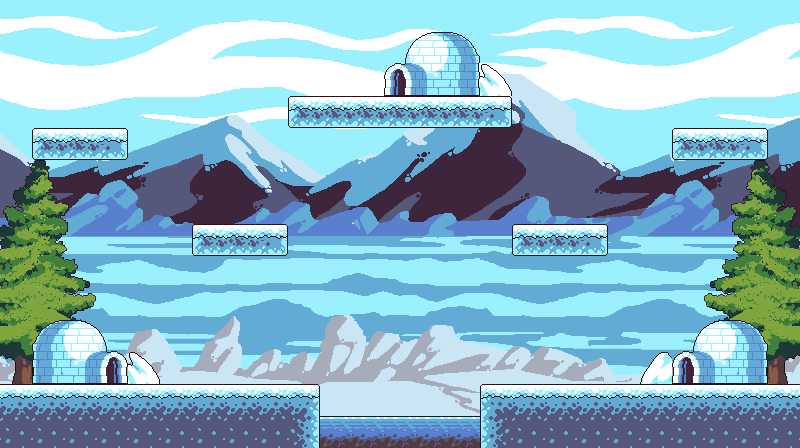

Tiled map render using the project's own tile images. Description and the map definition, with tile-layer contents summarised, below:
An orthogonal 25x14 tile map with 32x32 px tiles, 7 tile layers (Background, Back Accessories, Middle Accessories, Front Accessories, ...), 26 tilesets.

<map version="1.9" tiledversion="1.9.2" orientation="orthogonal" renderorder="right-down" width="25" height="14" tilewidth="32" tileheight="32" infinite="0" nextlayerid="8" nextobjectid="1">
 <tileset firstgid="1" source="../Tiles/Background.tsx" />
 <tileset firstgid="181" source="../Tiles/no-rock.tsx" />
 <tileset firstgid="182" source="../Tiles/no-rock-1.tsx" />
 <tileset firstgid="183" source="../Tiles/middle-layer.tsx" />
 <tileset firstgid="198" source="../Tiles/right-middle.tsx" />
 <tileset firstgid="201" source="../Tiles/middle-layer-2.tsx" />
 <tileset firstgid="216" source="../Tiles/middle-transition.tsx" />
 <tileset firstgid="228" source="../Tiles/middle-transition-no-rock.tsx" />
 <tileset firstgid="240" source="../Tiles/rock-layer.tsx" />
 <tileset firstgid="255" source="../Tiles/right-rock-layer.tsx" />
 <tileset firstgid="258" source="../Tiles/grey-rock.tsx" />
 <tileset firstgid="273" source="../Tiles/right-rock-bottom.tsx" />
 <tileset firstgid="276" source="../Tiles/Alpha.tsx" />
 <tileset firstgid="336" source="../Tiles/1.tsx" />
 <tileset firstgid="342" source="../Tiles/2.tsx" />
 <tileset firstgid="363" source="../Tiles/4.tsx" />
 <tileset firstgid="364" source="../Tiles/5.tsx" />
 <tileset firstgid="365" source="../Tiles/3.tsx" />
 <tileset firstgid="373" source="../Tiles/Flagpole.tsx" />
 <tileset firstgid="374" source="../Tiles/1box.tsx" />
 <tileset firstgid="375" source="../Tiles/3box.tsx" />
 <tileset firstgid="376" source="../Tiles/5box.tsx" />
 <tileset firstgid="377" source="../Tiles/1rock.tsx" />
 <tileset firstgid="378" source="../Tiles/6.tsx" />
 <tileset firstgid="379" source="../Tiles/rock.tsx" />
 <tileset firstgid="380" source="../Tiles/8.tsx" />
 <layer id="1" name="Background" width="25" height="14">
  <data>[350 cells, 350 non-empty, 255 distinct tile ids]</data>
 </layer>
 <layer id="4" name="Back Accessories" width="25" height="14">
  <data>[350 cells, 45 non-empty, 23 distinct tile ids]</data>
 </layer>
 <layer id="3" name="Middle Accessories" width="25" height="14">
  <data>[350 cells, 18 non-empty, 6 distinct tile ids]</data>
 </layer>
 <layer id="5" name="Front Accessories" width="25" height="14">
  <data>[350 cells, 0 non-empty, 0 distinct tile ids]</data>
 </layer>
 <layer id="2" name="Main" width="25" height="14">
  <data>[350 cells, 59 non-empty, 9 distinct tile ids]</data>
 </layer>
 <layer id="7" name="Water" width="25" height="14">
  <data>[350 cells, 5 non-empty, 1 distinct tile ids]</data>
 </layer>
 <layer id="6" name="Snow" width="25" height="14">
  <data>[350 cells, 39 non-empty, 3 distinct tile ids]</data>
 </layer>
</map>
